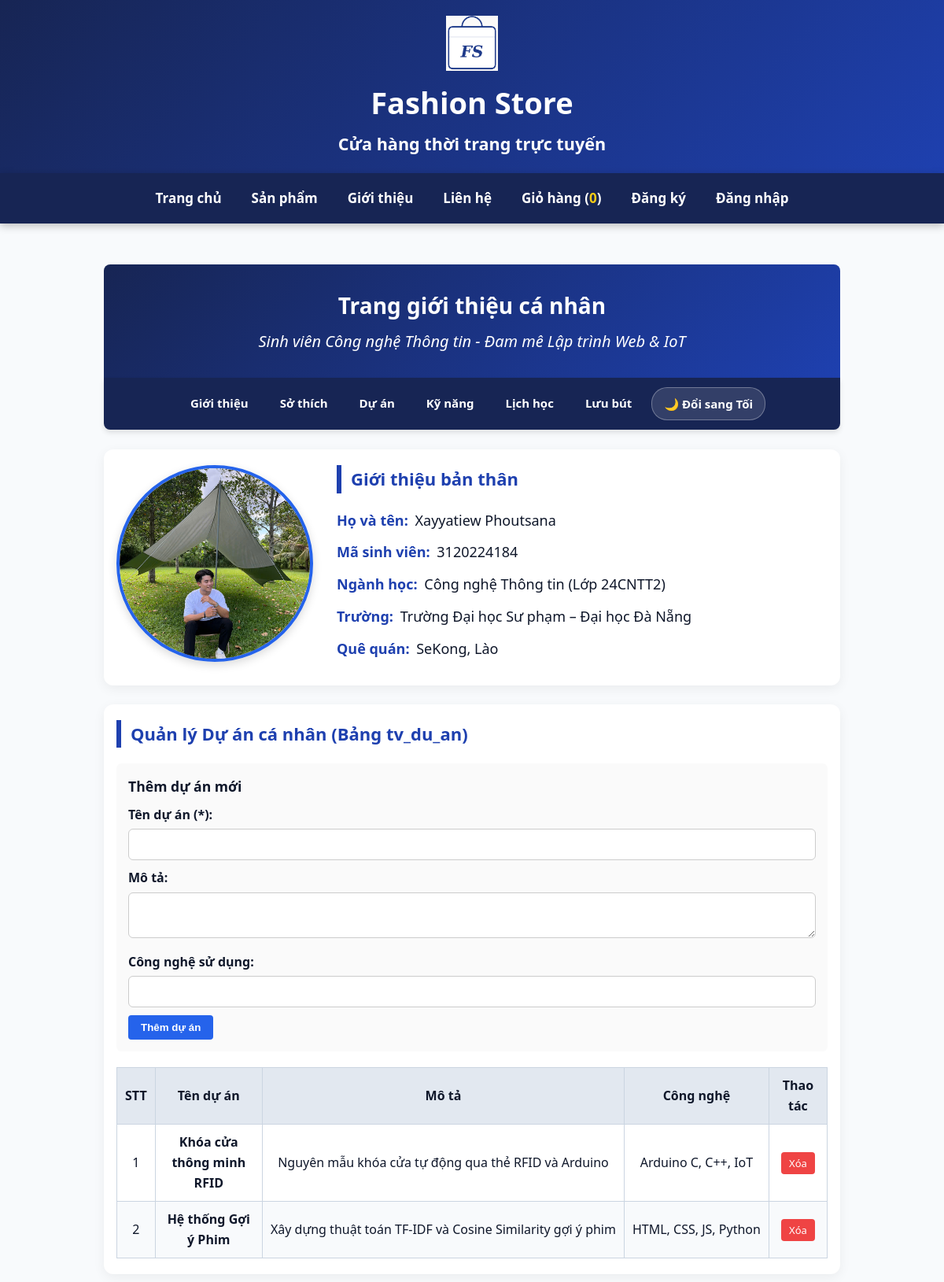
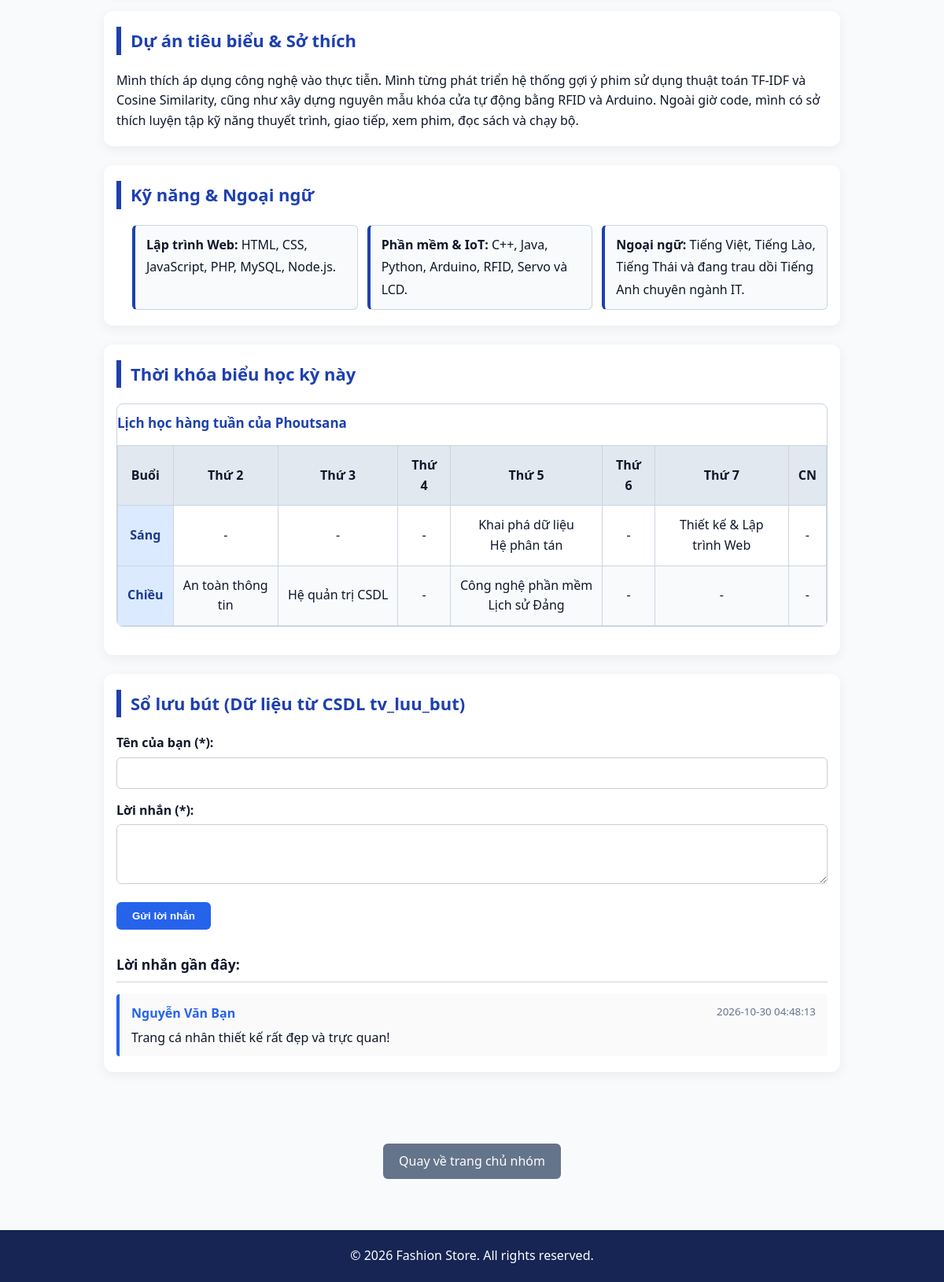
The app's page /thanhvien/3120224184_phoutsana/gioithieu.php with its own data (2 pictures, top to bottom).
### tables this page shows
CREATE TABLE tv_du_an (
    id INT UNSIGNED AUTO_INCREMENT PRIMARY KEY,
    masv VARCHAR(50) NOT NULL,
    ten_du_an VARCHAR(200) NOT NULL,
    mo_ta TEXT,
    cong_nghe VARCHAR(100),
    link_demo VARCHAR(255) DEFAULT NULL,
    ngay_tao DATETIME DEFAULT CURRENT_TIMESTAMP,
    CONSTRAINT fk_tv_duan
        FOREIGN KEY (masv) REFERENCES thanh_vien(ma_sv) ON DELETE CASCADE,
    INDEX idx_tv_du_an_masv (masv)
);

CREATE TABLE tv_luu_but (
    id INT UNSIGNED AUTO_INCREMENT PRIMARY KEY,
    masv VARCHAR(50) NOT NULL,
    ten VARCHAR(100) DEFAULT NULL,
    loi_nhan TEXT,
    ten_nguoi_gui VARCHAR(100) DEFAULT NULL,
    noi_dung TEXT,
    ngay_tao DATETIME DEFAULT CURRENT_TIMESTAMP,
    thoi_gian DATETIME DEFAULT CURRENT_TIMESTAMP,
    CONSTRAINT fk_tv_luubut
        FOREIGN KEY (masv) REFERENCES thanh_vien(ma_sv) ON DELETE CASCADE,
    INDEX idx_tv_luu_but_masv (masv)
);

### inc/ham.php (called while the page is built, shortened)
<?php
function e(mixed $value): string
{
    return htmlspecialchars(
        (string) ($value ?? ''),
        ENT_QUOTES | ENT_SUBSTITUTE,
        'UTF-8'
    );
}

### inc/db.php (called while the page is built, shortened)
<?php
function db(): PDO
{
    static $pdo = null;
    if ($pdo === null) {
        $dsn = 'mysql:host=localhost;dbname=ltweb_nhom08;charset=utf8mb4';
        $options = [
            PDO::ATTR_ERRMODE => PDO::ERRMODE_EXCEPTION,
            PDO::ATTR_DEFAULT_FETCH_MODE => PDO::FETCH_ASSOC,
            PDO::ATTR_EMULATE_PREPARES => false,
        ];
        $pdo = new PDO($dsn, 'root', '', $options);
    }
    return $pdo;
}

### thanhvien/3120224184_phoutsana/gioithieu.php (the view, shortened to what this page needs)
<?php
require_once __DIR__ . '/../../inc/db.php';
$giaoDien = $_COOKIE['giao_dien_ca_nhan'] ?? 'light';
$danhSachLuuBut = [];
try {
    $stmtLuuBut = db()->query("SELECT * FROM tv_luu_but WHERE masv = '3120224184' ORDER BY id DESC LIMIT 5");
    $danhSachLuuBut = $stmtLuuBut->fetchAll();
} catch (Exception $e) {
    $danhSachLuuBut = [];
}
$danhSachDuAn = [];
try {
    $stmtDuAn = db()->query("SELECT * FROM tv_du_an WHERE masv = '3120224184' ORDER BY id DESC");
    $danhSachDuAn = $stmtDuAn->fetchAll();
} catch (Exception $e) {
    $danhSachDuAn = [];
}
require_once __DIR__ . '/../../inc/header.php';
?>
<link rel="stylesheet" href="style-canhan.css">
<main class="noi-dung-chinh" style="max-width: 1000px; margin: 0 auto;">
    <header class="cn-header">
        <h1 style="font-size: 28px; margin: 0; color: white;">Trang giới thiệu cá nhân</h1>
        <p style="margin-top: 8px; font-style: italic;">Sinh viên Công nghệ Thông tin - Đam mê Lập trình Web & IoT</p>
    </header>
    <nav class="cn-nav">
        <a href="#gioi-thieu">Giới thiệu</a>
        <a href="#so-thich">Sở thích</a>
        <a href="#du-an">Dự án</a>
        <a href="#ky-nang">Kỹ năng</a>
        <a href="#thoi-khoa-bieu">Lịch học</a>
        <a href="#luu-but">Lưu bút</a>
        <a href="gioithieu.php?doi_giao_dien=1" class="cn-btn-darkmode">
            <?= $giaoDien === 'dark' ? '☀️ Đổi sang Sáng' : '🌙 Đổi sang Tối' ?>
        </a>
    </nav>
    <section id="gioi-thieu" class="khoi-noi-dung" style="display: flex; flex-wrap: wrap; gap: 30px; align-items: flex-start;">
        <figure style="margin: 0; max-width: 250px;">
            <img src="../../images/avatar-phoutsana.jpg" alt="Ảnh chân dung" style="width: 100%; border-radius: 50%; border: 4px solid #2563eb;">
        </figure>
        <div class="thong-tin-chi-tiet" style="flex: 1; min-width: 250px;">
            <h2>Giới thiệu bản thân</h2>
            <p><strong>Họ và tên:</strong> Xayyatiew Phoutsana</p>
            <p><strong>Mã sinh viên:</strong> 3120224184</p>
            <p><strong>Ngành học:</strong> Công nghệ Thông tin (Lớp 24CNTT2)</p>
            <p><strong>Trường:</strong> Trường Đại học Sư phạm – Đại học Đà Nẵng</p>
            <p><strong>Quê quán:</strong> SeKong, Lào</p>
        </div>
    </section>
    <section id="du-an" class="khoi-noi-dung">
        <h2>Quản lý Dự án cá nhân (Bảng tv_du_an)</h2>
        <form method="POST" action="gioithieu.php#du-an" style="background: rgba(0,0,0,0.02); padding: 15px; border-radius: 6px; margin-bottom: 20px;">
            <h3 style="font-size: 1.1em; margin-bottom: 10px;">Thêm dự án mới</h3>
            <div style="margin-bottom: 10px;">
                <label><strong>Tên dự án (*):</strong></label>
                <input type="text" name="ten_du_an" value="<?= e($_POST['ten_du_an'] ?? '') ?>" class="form-nhap">
            </div>
            <div style="margin-bottom: 10px;">
                <label><strong>Mô tả:</strong></label>
                <textarea name="mo_ta" rows="2" class="form-nhap"><?= e($_POST['mo_ta'] ?? '') ?></textarea>
            </div>
            <div style="margin-bottom: 10px;">
                <label><strong>Công nghệ sử dụng:</strong></label>
                <input type="text" name="cong_nghe" value="<?= e($_POST['cong_nghe'] ?? '') ?>" class="form-nhap">
            </div>
            <button type="submit" name="them_du_an" style="background: #2563eb; color: white; padding: 8px 16px; border: none; border-radius: 4px; font-weight: bold; cursor: pointer;">Thêm dự án</button>
        </form>
        <div style="overflow-x: auto;">
            <table style="width: 100%; border-collapse: collapse; border: 1px solid #ccc;">
                <thead>
                    <tr style="background: #2563eb; color: white;">
                        <th style="padding: 10px;">STT</th>
                        <th style="padding: 10px;">Tên dự án</th>
                        <th style="padding: 10px;">Mô tả</th>
                        <th style="padding: 10px;">Công nghệ</th>
                        <th style="padding: 10px; text-align: center;">Thao tác</th>
                    </tr>
                </thead>
                <tbody>
                    <?php if (empty($danhSachDuAn)): ?>
                        <tr>
                            <td colspan="5" style="padding: 15px; text-align: center;">Chưa có dự án nào.</td>
                        </tr>
                    <?php else: ?>
                        <?php foreach ($danhSachDuAn as $index => $da): ?>
                            <tr>
                                <td style="padding: 10px; text-align: center;"><?= $index + 1 ?></td>
                                <td style="padding: 10px;"><strong><?= e($da['ten_du_an']) ?></strong></td>
                                <td style="padding: 10px;"><?= e($da['mo_ta']) ?></td>
                                <td style="padding: 10px;"><?= e($da['cong_nghe']) ?></td>
                                <td style="padding: 10px; text-align: center;">
                                    <a href="gioithieu.php?xoa_du_an=<?= $da['id'] ?>#du-an" onclick="return confirm('Bạn có chắc chắn muốn xóa dự án này không?');" style="background: #ef4444; color: white; padding: 5px 10px; text-decoration: none; border-radius: 4px; font-size: 13px;">Xóa</a>
                                </td>
                            </tr>
                        <?php endforeach; ?>
                    <?php endif; ?>
                </tbody>
            </table>
        </div>
    </section>
    <article id="so-thich" class="khoi-noi-dung">
        <h2>Dự án tiêu biểu & Sở thích</h2>
        <p>Mình thích áp dụng công nghệ vào thực tiễn. Mình từng phát triển hệ thống gợi ý phim sử dụng thuật toán TF-IDF và Cosine Similarity, cũng như xây dựng nguyên mẫu khóa cửa tự động bằng RFID và Arduino. Ngoài giờ code, mình có sở thích luyện tập kỹ năng thuyết trình, giao tiếp, xem phim, đọc sách và chạy bộ.</p>
    </article>
    <section id="ky-nang" class="khoi-noi-dung">
        <h2>Kỹ năng & Ngoại ngữ</h2>
        <ul style="line-height: 1.8; padding-left: 20px;">
            <li><strong>Lập trình Web:</strong> HTML, CSS, JavaScript, PHP, MySQL, Node.js.</li>
            <li><strong>Phần mềm & IoT:</strong> C++, Java, Python, Arduino, RFID, Servo và LCD.</li>
            <li><strong>Ngoại ngữ:</strong> Tiếng Việt, Tiếng Lào, Tiếng Thái và đang trau dồi Tiếng Anh chuyên ngành IT.</li>
        </ul>
    </section>
    <section id="thoi-khoa-bieu" class="khoi-noi-dung">
        <h2>Thời khóa biểu học kỳ này</h2>
        <div class="hop-bang">
            <table style="width: 100%; min-width: 600px;">
                <caption style="text-align: left; padding: 10px 0; font-weight: bold;">Lịch học hàng tuần của Phoutsana</caption>
                <thead>
                    <tr>
                        <th scope="col">Buổi</th>
                        <th scope="col">Thứ 2</th>
                        <th scope="col">Thứ 3</th>
                        <th scope="col">Thứ 4</th>
                        <th scope="col">Thứ 5</th>
                        <th scope="col">Thứ 6</th>
                        <th scope="col">Thứ 7</th>
                        <th scope="col">CN</th>
                    </tr>
                </thead>
                <tbody>
                    <tr>
                        <th scope="row">Sáng</th>
                        <td>-</td>
                        <td>-</td>
                        <td>-</td>
                        <td>Khai phá dữ liệu<br>Hệ phân tán</td>
                        <td>-</td>
                        <td>Thiết kế & Lập trình Web</td>
                        <td>-</td>
                    </tr>
                    <tr>
                        <th scope="row">Chiều</th>
                        <td>An toàn thông tin</td>
                        <td>Hệ quản trị CSDL</td>
                        <td>-</td>
                        <td>Công nghệ phần mềm<br>Lịch sử Đảng</td>
                        <td>-</td>
                        <td>-</td>
                        <td>-</td>
                    </tr>
                </tbody>
            </table>
        </div>
    </section>
    <section id="luu-but" class="khoi-noi-dung">
        <h2>Sổ lưu bút (Dữ liệu từ CSDL tv_luu_but)</h2>
        <form method="POST" action="gioithieu.php#luu-but" novalidate style="margin-bottom: 30px;">
            <div style="margin-bottom: 15px;">
                <label for="tenLuuBut"><strong>Tên của bạn (*):</strong></label>
                <input type="text" id="tenLuuBut" name="ten" value="<?= e($_POST['ten'] ?? '') ?>" class="form-nhap">
            </div>
            <div style="margin-bottom: 15px;">
                <label for="loiNhan"><strong>Lời nhắn (*):</strong></label>
                <textarea id="loiNhan" name="loi_nhan" rows="3" class="form-nhap"><?= e($_POST['loi_nhan'] ?? '') ?></textarea>
            </div>
            <button type="submit" name="gui_luu_but" style="background: #2563eb; color: white; padding: 10px 20px; border: none; border-radius: 6px; font-weight: bold; cursor: pointer;">Gửi lời nhắn</button>
        </form>
        <h3 style="font-size: 1.1em; border-bottom: 1px solid #cbd5e1; padding-bottom: 8px; margin-bottom: 15px;">Lời nhắn gần đây:</h3>
        <?php if (empty($danhSachLuuBut)): ?>
            <p style="color: #64748b; font-style: italic;">Chưa có lời nhắn nào.</p>
        <?php else: ?>
            <div style="display: flex; flex-direction: column; gap: 12px;">
                <?php foreach ($danhSachLuuBut as $lb): ?>
                    <div style="padding: 12px 15px; border-left: 4px solid #2563eb; background: rgba(0,0,0,0.02); border-radius: 4px;">
                        <div style="display: flex; justify-content: space-between; margin-bottom: 5px;">
                            <strong style="color: #2563eb;"><?= e($lb['ten']) ?></strong>
                            <small style="color: #64748b;"><?= e($lb['ngay_tao']) ?></small>
                        </div>
                        <p style="margin: 0; line-height: 1.5;"><?= nl2br(e($lb['loi_nhan'])) ?></p>
                    </div>
                <?php endforeach; ?>
            </div>
        <?php endif; ?>
    </section>
</main>
<div style="text-align: center; margin: 30px 0;">
    <a href="../../index.php" style="display: inline-block; margin: 5px; padding: 10px 20px; background: #64748b; color: white; text-decoration: none; border-radius: 6px;">Quay về trang chủ nhóm</a>
</div>
<?php require_once __DIR__ . '/../../inc/footer.php'; ?>

### css/style.css (style rules this page uses)
:root { --mau-chinh: #1e40af; --mau-chinh-dam: #172554; --mau-nhan: #d97706; --mau-chu: #0f172a; --mau-chu-phu: #334155; --mau-nen: #f8fafc; --mau-trang: #ffffff; --mau-vien: #cbd5e1; --bo-goc: 8px; --bo-goc-lon: 12px; --khoang-cach: 16px; --khoang-cach-lon: 32px; --phong-chu: system-ui, -apple-system, BlinkMacSystemFont, "Segoe UI", Roboto, sans-serif; }
*, *::before, *::after { box-sizing: border-box; }
body { margin: 0; font-family: var(--phong-chu); line-height: 1.6; color: var(--mau-chu); background-color: var(--mau-nen); }
img { max-width: 100%; height: auto; display: block; }
.bo-cuc-trang { display: grid; min-height: 100vh; grid-template-areas: "dau" "menu" "chinh" "chan"; grid-template-rows: auto auto minmax(0, 1fr) auto; grid-template-columns: minmax(0, 1fr); gap: 0; width: 100%; }
.noi-dung-chinh { grid-area: chinh; width: 100%; max-width: 1140px; min-width: 0; margin: 0 auto; padding: var(--khoang-cach); }
@media (min-width: 768px) { .noi-dung-chinh { padding: var(--khoang-cach-lon); } }
.khoi-noi-dung { background-color: var(--mau-trang); padding: var(--khoang-cach); border-radius: var(--bo-goc-lon); border: 1px solid var(--mau-vien); box-shadow: 0 4px 6px -1px rgba(0, 0, 0, 0.05); margin-bottom: var(--khoang-cach-lon); }
@media (min-width: 768px) { .khoi-noi-dung { padding: var(--khoang-cach-lon); } }
h1 { font-size: 1.75rem; color: var(--mau-chinh-dam); margin-top: 0; margin-bottom: var(--khoang-cach); }
h2 { font-size: 1.35rem; color: var(--mau-chinh); border-left: 5px solid var(--mau-chinh); padding-left: 12px; margin-top: 0; margin-bottom: var(--khoang-cach); }
figure { margin: var(--khoang-cach) 0; }
figure img { border-radius: var(--bo-goc); border: 1px solid var(--mau-vien); object-fit: cover; width: 100%; }
.hop-bang { width: 100%; min-width: 0; max-width: 100%; overflow-x: auto; margin: var(--khoang-cach) 0; }
table { width: 100%; border-collapse: collapse; background-color: var(--mau-trang); }
caption { font-weight: bold; color: var(--mau-chinh-dam); padding-bottom: 8px; text-align: left; }
th, td { padding: 12px 14px; border: 1px solid var(--mau-vien); }
thead th { background-color: #e2e8f0; color: var(--mau-chu); }
tbody tr:nth-child(even) { background-color: #f1f5f9; }
table td:nth-child(3) { white-space: nowrap; }
table td:nth-child(4) { white-space: nowrap; }
table td:nth-child(5) { white-space: nowrap; }

### records on screen
tv_du_an: ten_du_an "Khóa cửa thông minh RFID", mo_ta "Nguyên mẫu khóa cửa tự động qua thẻ RFID và Arduino", cong_nghe "Arduino C, C++, IoT"
tv_du_an: ten_du_an "Hệ thống Gợi ý Phim", mo_ta "Xây dựng thuật toán TF-IDF và Cosine Similarity gợi ý phim", cong_nghe "HTML, CSS, JS, Python"
tv_luu_but: ten "Nguyễn Văn Bạn", ngay_tao "2026-10-30 04:48:13", loi_nhan "Trang cá nhân thiết kế rất đẹp và trực quan!"

### other values on screen
$tongSoLuong "0"
